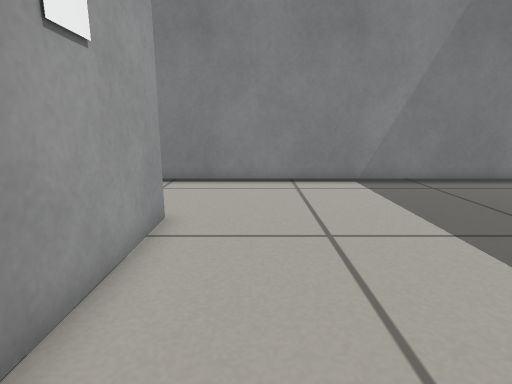
View 1 (above)

17 first-person views from a walk through a world built for the Gazebo simulator. The camera is 0.44 m above the floor, tilts 12° down and sees 80° across. The floor is counted in squares, 0.2 m on a side. Each view is taken from the middle of a square. On the plan, view 1 faces up. The plan holds only what a view shows up to about 18 squares ahead; the rest is blank.

View 2
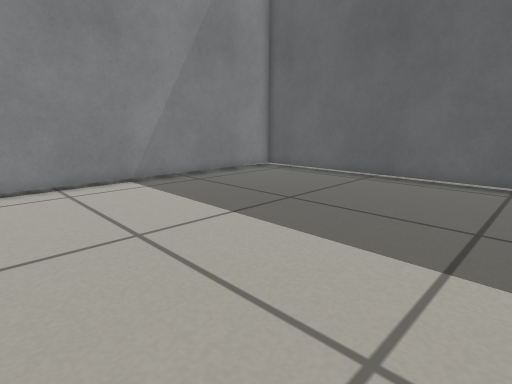

View 3
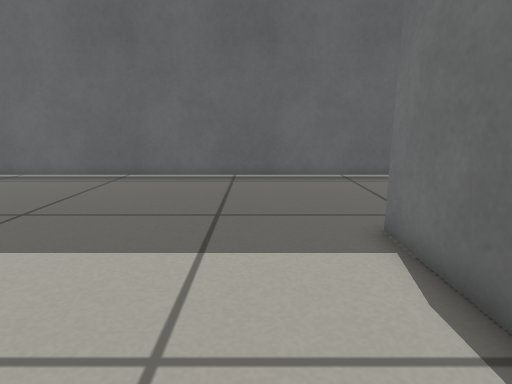

View 4
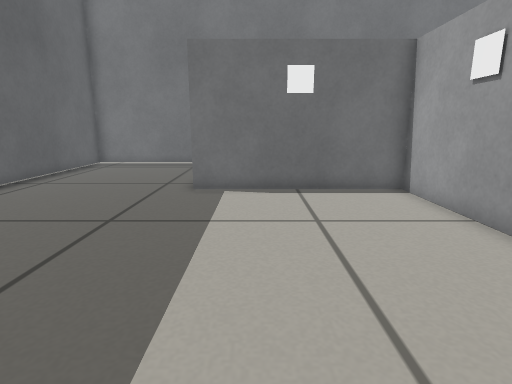

View 5
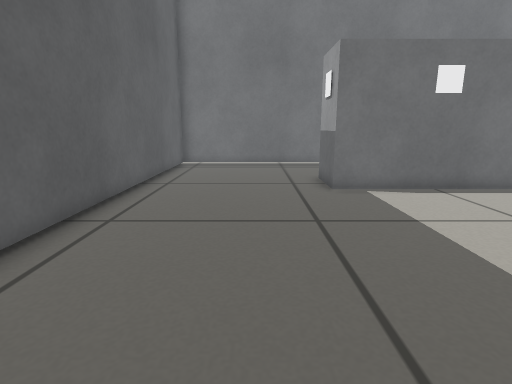

View 6
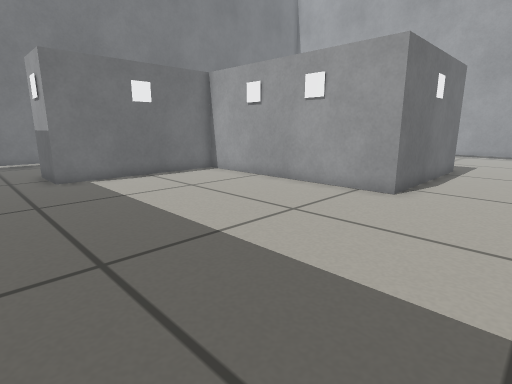

View 7
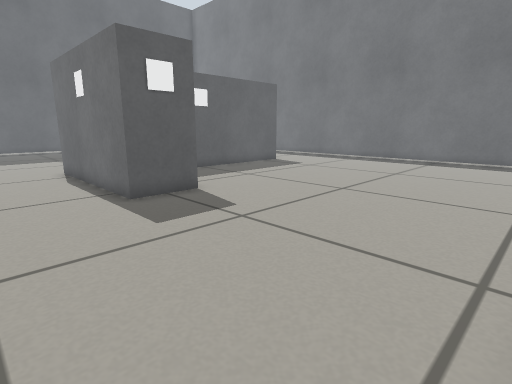

View 8
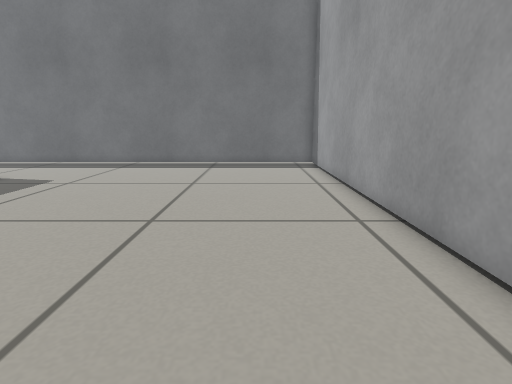

View 9
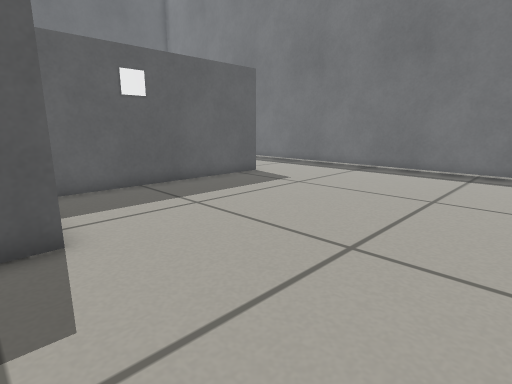

View 10
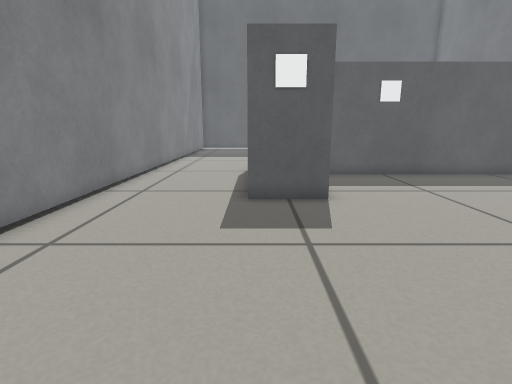

View 11
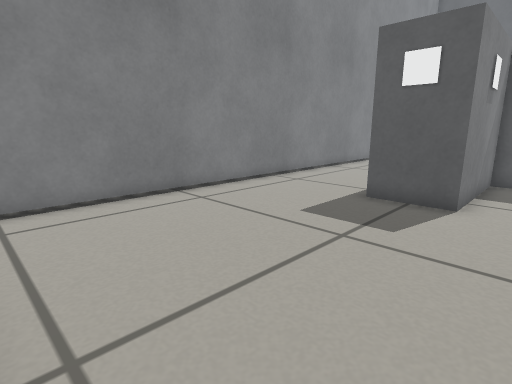

View 12
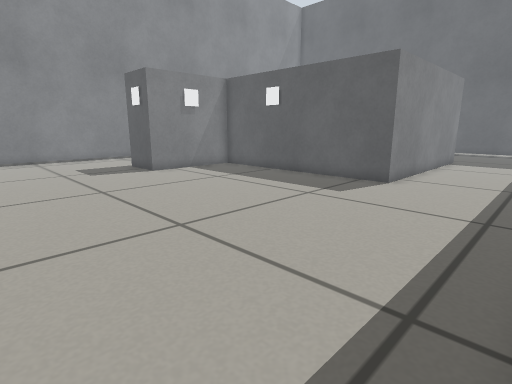

View 13
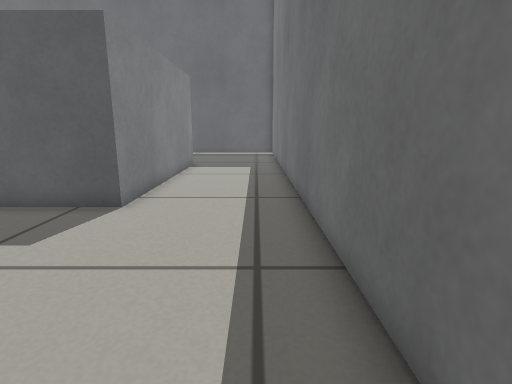

View 14
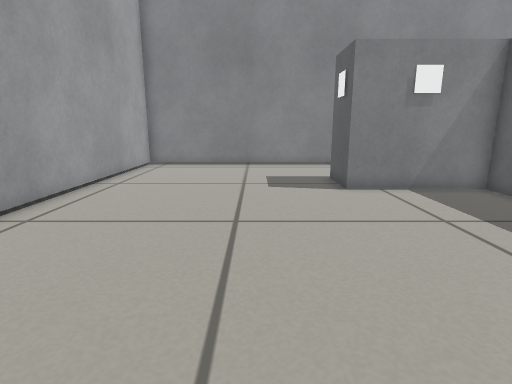

View 15
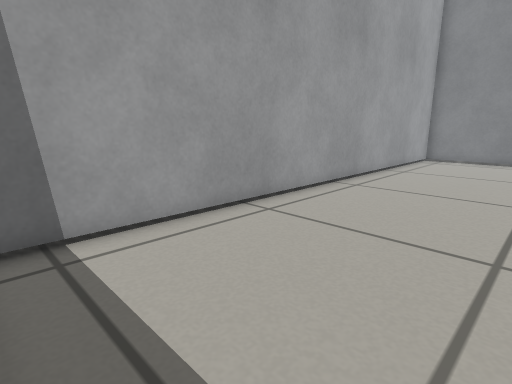

View 16
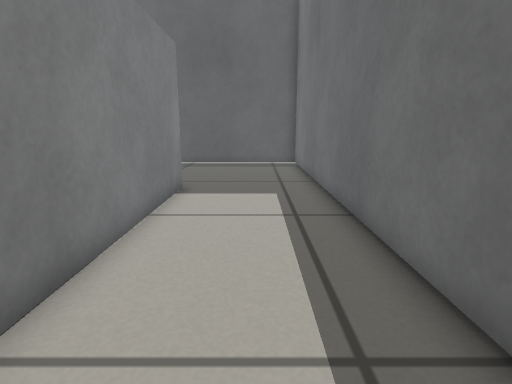

View 17
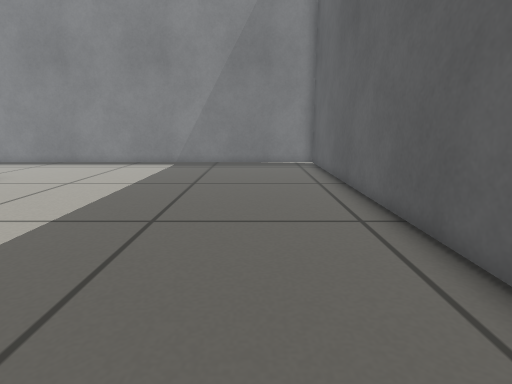

### Floor plan
Key: @ floor where view 1 was taken; # wall or solid block; . floor; B grey box; M marker; O other object.
Columns run from 20 left of view 1 to 13 right of it. Each row starts with its distance up from view 1.
 13 ##################################
 12 #................................#
 11 #................................#
 10 #................................#
  9 #................................#
  8 #................................#
  7 #.........BBBBBBBBB..............#
  6 #.........M       B..............#
  5 #.........BBBMBB  B..............#
  4 #..............#  M..............#
  3 #..............#  #..............#
  2 #..............#  #..............#
  1 #..............#  #..............#
  0 #..............#  #.@............#
 -1 #..............#  #..............#
 -2 #..............#  #..............#
 -3 #..............#  BBBBBBBB.......#
 -4 #..............#         O.......#
 -5 #..............###BBBBBBBB.......#
 -6 #................................#
 -7 #................................#
 -8 #................................#
 -9 #................................#
-10 #................................#
-11 ##################################

Positions as (right, up) in squares from view 1, and headings:
1: (0, 0), facing up
2: (-1, 0), facing up-right
3: (-1, 0), facing right
4: (3, 8), facing down
5: (8, 8), facing down
6: (8, 11), facing down-left
7: (-19, 11), facing down-right
8: (-16, 8), facing down
9: (-16, 6), facing down-right
10: (-19, 7), facing right
11: (-19, 3), facing up-right
12: (-17, -10), facing up-right
13: (-13, -9), facing right
14: (-13, -6), facing up
15: (-13, -10), facing up-left
16: (-6, -8), facing right
17: (9, -6), facing up
